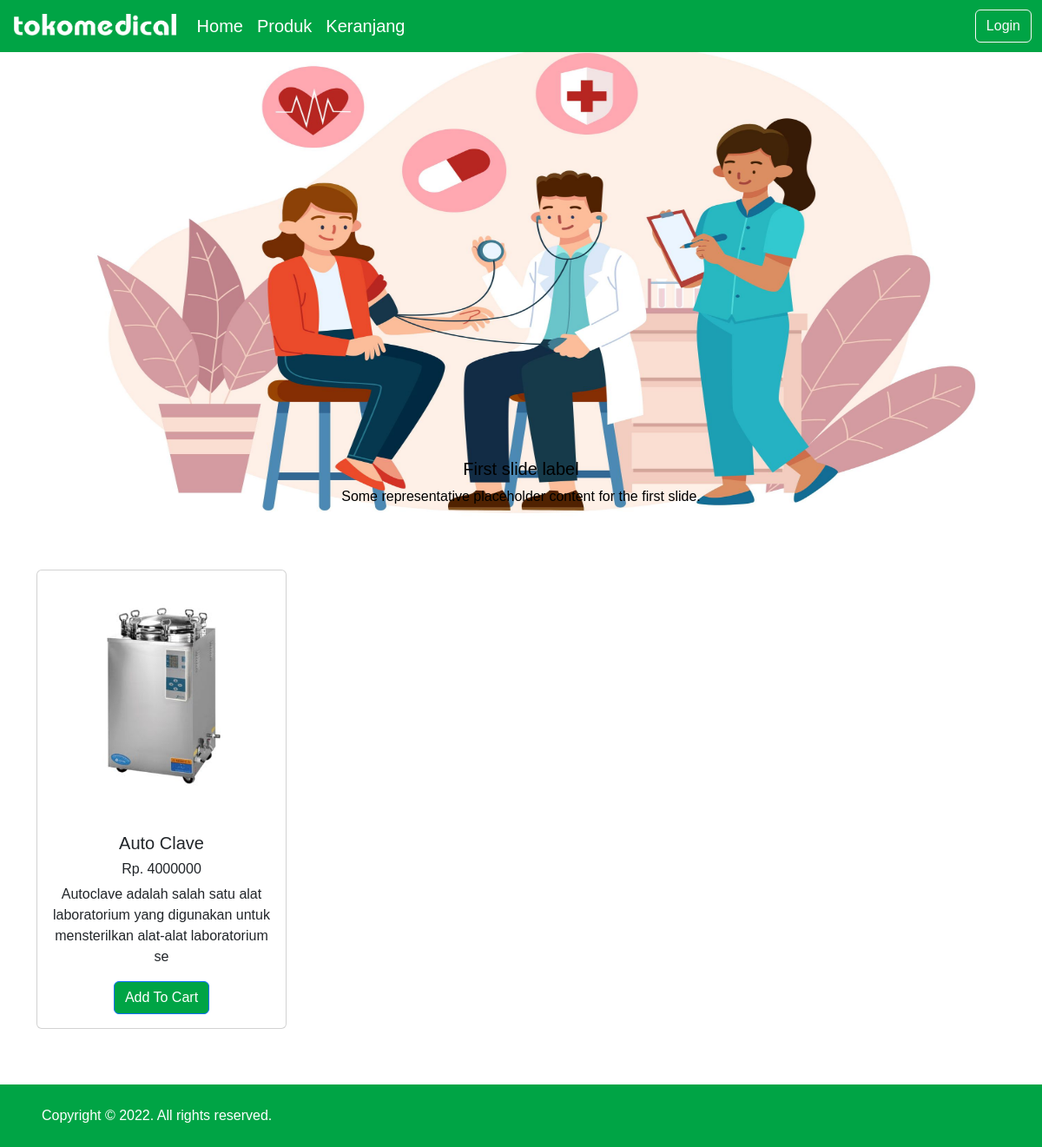
The page / on the database its author committed.
### tables this page shows
CREATE TABLE `product` (
  `productid` int(11) NOT NULL,
  `name` varchar(200) NOT NULL,
  `price` int(10) NOT NULL,
  `foto` text NOT NULL,
  `penjelasan` varchar(105) NOT NULL
);

### index.php (the view, shortened to what this page needs)
<!doctype html>
<html lang="en">
<head>
  <link href="https://cdn.jsdelivr.net/npm/bootstrap@5.2.2/dist/css/bootstrap.min.css" rel="stylesheet">
  <link href="https://getbootstrap.com/docs/5.2/assets/css/docs.css" rel="stylesheet">
  <link rel="stylesheet" href="style/style.css">
</head>
<body>
  <nav class="navbar fixed-top navbar-expand-lg background-primary" style="height:60px;">
    <div class="container-fluid">
      <a class="navbar-brand" href="index.php" style="font-weight:bolder; color:#00A445;">
        <img src="asset/logo putih.png" alt="logo" style="height: 25px; margin-top: -7px; padding-left: 4px;"></a>
      <div class="collapse navbar-collapse" id="navbarSupportedContent" style="font-size:20px;">
        <ul class="navbar-nav me-auto mb-2 mb-lg-0">
          <li class="nav-item" style="color: #00A445;">
            <a class="nav-link active text-white" aria-current="page" href="index_tambah.php">Home</a>
          </li>
          <li class="nav-item">
            <a class="nav-link text-white " href="#produk">Produk</a>
          </li>
          <li class="nav-item">
            <a class="nav-link text-white " href="keranjang.php">Keranjang</a>
          </li>
        </ul>
        <a class="d-flex" href="login.php" style="text-decoration: none;">
          <button type="button" class="btn btn-outline-light">Login</button>
        </a>
      </div>
    </div>
  </nav>
  <div id="carouselExampleCaptions" class="carousel slide" data-bs-ride="false">
    <div class="carousel-indicators">
      <button type="button" data-bs-target="#carouselExampleCaptions" data-bs-slide-to="0" class="active" aria-current="true" aria-label="Slide 1"></button>
      <button type="button" data-bs-target="#carouselExampleCaptions" data-bs-slide-to="1" aria-label="Slide 2"></button>
      <button type="button" data-bs-target="#carouselExampleCaptions" data-bs-slide-to="2" aria-label="Slide 3"></button>
    </div>
    <div class="carousel-inner">
      <div class="carousel-item active">
        <img src="asset/slide1.jpg" class="d-block w-100 h-100" alt="..." style="position: absolute; bottom: 0; left: 0; right: 0; padding-bottom: 0px;">
        <div class="carousel-caption d-none d-md-block" style="color: black;">
          <h5>First slide label</h5>
          <p>Some representative placeholder content for the first slide.</p>
        </div>
      </div>
    </div>
    <button class="carousel-control-prev" type="button" data-bs-target="#carouselExampleCaptions" data-bs-slide="prev">
      <span class="carousel-control-prev-icon" aria-hidden="true"></span>
    </button>
    <button class="carousel-control-next" type="button" data-bs-target="#carouselExampleCaptions" data-bs-slide="next">
      <span class="carousel-control-next-icon" aria-hidden="true"></span>
    </button>
  </div>
<div id="produk">
  <div class="p-3 m-0 border-0">
    <div class="container text-center">
      <div class="row">
        <?php
            include('koneksi.php');
            $sql   = "SELECT * FROM product";
            $query  = mysqli_query($connect, $sql);
            while ($data = mysqli_fetch_array($query)) {
            ?>
        <div class="col">
          <div class="card" style="width: 18rem;">
            <div class="m-2 p-1" style="height:270px;">
              <img src="img/<?php echo $data['foto'];?>" class="card-img-top">
            </div>
            <div class="card-body">
              <h5 class="card-title"><?= $data['name']; ?></h5>
              <h6 class="card-title">Rp. <?= $data['price']; ?></h6>
              <p class="card-text"><?= $data['penjelasan']; ?></p>
              <a href="#" class="btn btn-primary" style=" background-color: #00A445;">Add To Cart</a>
            </div>
          </div>
        </div>
 <?php } ?>
      </div>
    </div>
  </div>
</div>
  <div class="d-flex flex-column flex-md-row text-center text-md-start justify-content-between py-4 px-4 px-xl-5 mt-5 background-primary">
    <div class="text-white mb-3 mb-md-0">
      Copyright © 2022. All rights reserved.
    </div>
  </div>
</body>
</html>

### style/style.css (style rules this page uses)
.background-primary { background: #00A445; }
.carousel-item { height: 40rem; color: white; position: relative; background-position: center; background-size: cover; }
body { font-family: 'Montserrat', sans-serif; }

### rows shown on the page
product: foto (picture), name "Auto Clave", price "4000000", penjelasan "Autoclave adalah salah satu alat laboratorium yang digunakan untuk mensterilkan alat-alat laboratorium se"
